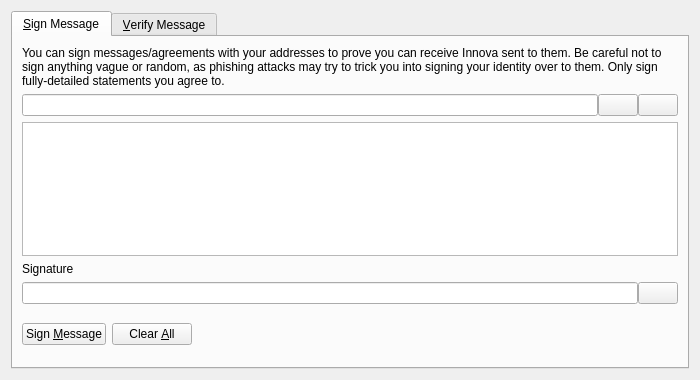
<?xml version="1.0" encoding="UTF-8"?>
<ui version="4.0">
 <class>SignVerifyMessageDialog</class>
 <widget class="QDialog" name="SignVerifyMessageDialog">
  <property name="geometry">
   <rect>
    <x>0</x>
    <y>0</y>
    <width>700</width>
    <height>380</height>
   </rect>
  </property>
  <property name="windowTitle">
   <string>Signatures - Sign / Verify a Message</string>
  </property>
  <property name="modal">
   <bool>true</bool>
  </property>
  <layout class="QVBoxLayout" name="verticalLayout">
   <item>
    <widget class="QTabWidget" name="tabWidget">
     <property name="currentIndex">
      <number>0</number>
     </property>
     <widget class="QWidget" name="tabSignMessage">
      <attribute name="title">
       <string>&amp;Sign Message</string>
      </attribute>
      <layout class="QVBoxLayout" name="verticalLayout_SM">
       <item>
        <widget class="QLabel" name="infoLabel_SM">
         <property name="text">
          <string>You can sign messages/agreements with your addresses to prove you can receive Innova sent to them. Be careful not to sign anything vague or random, as phishing attacks may try to trick you into signing your identity over to them. Only sign fully-detailed statements you agree to.</string>
         </property>
         <property name="textFormat">
          <enum>Qt::PlainText</enum>
         </property>
         <property name="wordWrap">
          <bool>true</bool>
         </property>
        </widget>
       </item>
       <item>
        <layout class="QHBoxLayout" name="horizontalLayout_1_SM">
         <property name="spacing">
          <number>0</number>
         </property>
         <item>
          <widget class="QValidatedLineEdit" name="addressIn_SM">
           <property name="toolTip">
            <string>The Innova address to sign the message with</string>
           </property>
          </widget>
         </item>
         <item>
          <widget class="QPushButton" name="addressBookButton_SM">
           <property name="toolTip">
            <string>Choose previously used address</string>
           </property>
           <property name="text">
            <string/>
           </property>
           <property name="shortcut">
            <string>Alt+A</string>
           </property>
           <property name="autoDefault">
            <bool>false</bool>
           </property>
          </widget>
         </item>
         <item>
          <widget class="QPushButton" name="pasteButton_SM">
           <property name="toolTip">
            <string>Paste address from clipboard</string>
           </property>
           <property name="text">
            <string/>
           </property>
           <property name="shortcut">
            <string>Alt+P</string>
           </property>
           <property name="autoDefault">
            <bool>false</bool>
           </property>
          </widget>
         </item>
        </layout>
       </item>
       <item>
        <widget class="QPlainTextEdit" name="messageIn_SM">
         <property name="toolTip">
          <string>Enter the message you want to sign here</string>
         </property>
        </widget>
       </item>
       <item>
        <widget class="QLabel" name="signatureLabel_SM">
         <property name="text">
          <string>Signature</string>
         </property>
         <property name="textFormat">
          <enum>Qt::PlainText</enum>
         </property>
        </widget>
       </item>
       <item>
        <layout class="QHBoxLayout" name="horizontalLayout_2_SM">
         <property name="spacing">
          <number>0</number>
         </property>
         <item>
          <widget class="QLineEdit" name="signatureOut_SM">
           <property name="font">
            <font>
             <italic>true</italic>
            </font>
           </property>
           <property name="readOnly">
            <bool>true</bool>
           </property>
          </widget>
         </item>
         <item>
          <widget class="QPushButton" name="copySignatureButton_SM">
           <property name="toolTip">
            <string>Copy the current signature to the system clipboard</string>
           </property>
           <property name="text">
            <string/>
           </property>
           <property name="autoDefault">
            <bool>false</bool>
           </property>
          </widget>
         </item>
        </layout>
       </item>
       <item>
        <layout class="QHBoxLayout" name="horizontalLayout_3_SM">
         <item>
          <widget class="QPushButton" name="signMessageButton_SM">
           <property name="toolTip">
            <string>Sign the message to prove you own this Innova address</string>
           </property>
           <property name="text">
            <string>Sign &amp;Message</string>
           </property>
           <property name="autoDefault">
            <bool>false</bool>
           </property>
          </widget>
         </item>
         <item>
          <widget class="QPushButton" name="clearButton_SM">
           <property name="toolTip">
            <string>Reset all sign message fields</string>
           </property>
           <property name="text">
            <string>Clear &amp;All</string>
           </property>
           <property name="autoDefault">
            <bool>false</bool>
           </property>
          </widget>
         </item>
         <item>
          <spacer name="horizontalSpacer_1_SM">
           <property name="orientation">
            <enum>Qt::Horizontal</enum>
           </property>
           <property name="sizeHint" stdset="0">
            <size>
             <width>40</width>
             <height>48</height>
            </size>
           </property>
          </spacer>
         </item>
         <item>
          <widget class="QLabel" name="statusLabel_SM">
           <property name="font">
            <font>
             <weight>75</weight>
             <bold>true</bold>
            </font>
           </property>
           <property name="text">
            <string/>
           </property>
           <property name="wordWrap">
            <bool>true</bool>
           </property>
          </widget>
         </item>
         <item>
          <spacer name="horizontalSpacer_2_SM">
           <property name="orientation">
            <enum>Qt::Horizontal</enum>
           </property>
           <property name="sizeHint" stdset="0">
            <size>
             <width>40</width>
             <height>48</height>
            </size>
           </property>
          </spacer>
         </item>
        </layout>
       </item>
      </layout>
     </widget>
     <widget class="QWidget" name="tabVerifyMessage">
      <attribute name="title">
       <string>&amp;Verify Message</string>
      </attribute>
      <layout class="QVBoxLayout" name="verticalLayout_VM">
       <item>
        <widget class="QLabel" name="infoLabel_VM">
         <property name="text">
          <string>Enter the receiver's address, message (ensure you copy line breaks, spaces, tabs, etc. exactly) and signature below to verify the message. Be careful not to read more into the signature than what is in the signed message itself, to avoid being tricked by a man-in-the-middle attack. Note that this only proves the signing party receives with the address, it cannot prove sendership of any transaction!</string>
         </property>
         <property name="textFormat">
          <enum>Qt::PlainText</enum>
         </property>
         <property name="alignment">
          <set>Qt::AlignLeading|Qt::AlignLeft|Qt::AlignTop</set>
         </property>
         <property name="wordWrap">
          <bool>true</bool>
         </property>
        </widget>
       </item>
       <item>
        <layout class="QHBoxLayout" name="horizontalLayout_1_VM">
         <property name="spacing">
          <number>0</number>
         </property>
         <item>
          <widget class="QValidatedLineEdit" name="addressIn_VM">
           <property name="toolTip">
            <string>The Innova address the message was signed with</string>
           </property>
          </widget>
         </item>
         <item>
          <widget class="QPushButton" name="addressBookButton_VM">
           <property name="toolTip">
            <string>Choose previously used address</string>
           </property>
           <property name="text">
            <string/>
           </property>
           <property name="shortcut">
            <string>Alt+A</string>
           </property>
           <property name="autoDefault">
            <bool>false</bool>
           </property>
          </widget>
         </item>
        </layout>
       </item>
       <item>
        <widget class="QPlainTextEdit" name="messageIn_VM"/>
       </item>
       <item>
        <widget class="QValidatedLineEdit" name="signatureIn_VM"/>
       </item>
       <item>
        <layout class="QHBoxLayout" name="horizontalLayout_2_VM">
         <item>
          <widget class="QPushButton" name="verifyMessageButton_VM">
           <property name="toolTip">
            <string>Verify the message to ensure it was signed with the specified Innova address</string>
           </property>
           <property name="text">
            <string>Verify &amp;Message</string>
           </property>
           <property name="autoDefault">
            <bool>false</bool>
           </property>
          </widget>
         </item>
         <item>
          <widget class="QPushButton" name="clearButton_VM">
           <property name="toolTip">
            <string>Reset all verify message fields</string>
           </property>
           <property name="text">
            <string>Clear &amp;All</string>
           </property>
           <property name="autoDefault">
            <bool>false</bool>
           </property>
          </widget>
         </item>
         <item>
          <spacer name="horizontalSpacer_1_VM">
           <property name="orientation">
            <enum>Qt::Horizontal</enum>
           </property>
           <property name="sizeHint" stdset="0">
            <size>
             <width>40</width>
             <height>48</height>
            </size>
           </property>
          </spacer>
         </item>
         <item>
          <widget class="QLabel" name="statusLabel_VM">
           <property name="font">
            <font>
             <weight>75</weight>
             <bold>true</bold>
            </font>
           </property>
           <property name="text">
            <string/>
           </property>
           <property name="wordWrap">
            <bool>true</bool>
           </property>
          </widget>
         </item>
         <item>
          <spacer name="horizontalSpacer_2_VM">
           <property name="orientation">
            <enum>Qt::Horizontal</enum>
           </property>
           <property name="sizeHint" stdset="0">
            <size>
             <width>40</width>
             <height>48</height>
            </size>
           </property>
          </spacer>
         </item>
        </layout>
       </item>
      </layout>
     </widget>
    </widget>
   </item>
  </layout>
 </widget>
 <customwidgets>
  <customwidget>
   <class>QValidatedLineEdit</class>
   <extends>QLineEdit</extends>
   <header>qvalidatedlineedit.h</header>
  </customwidget>
 </customwidgets>
 <resources>
  <include location="../innova.qrc"/>
 </resources>
 <connections/>
</ui>
